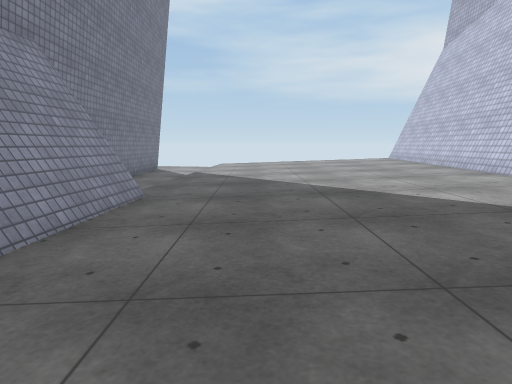
[1] (above)

17 first-person views from a walk through a scene from a Unity 3-D project. The camera is 1.2 m above the floor, tilts 8° down and sees 75° across. The floor is counted in squares, 1 m on a side. Each view is taken from the middle of a square. On the plan, view 1 faces up. The plan holds only what a view shows up to about 14 squares ahead; the rest is blank. The place goes on beyond the plan. Surface patterns are stand-ins for the level's own textures.

[2]
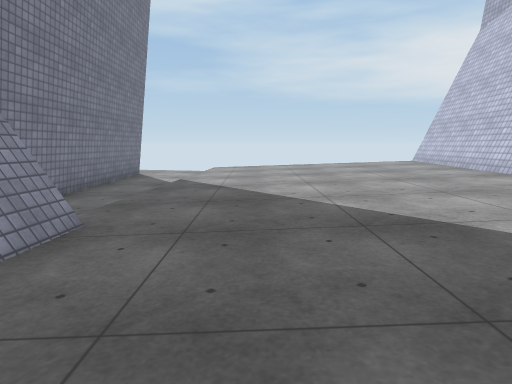

[3]
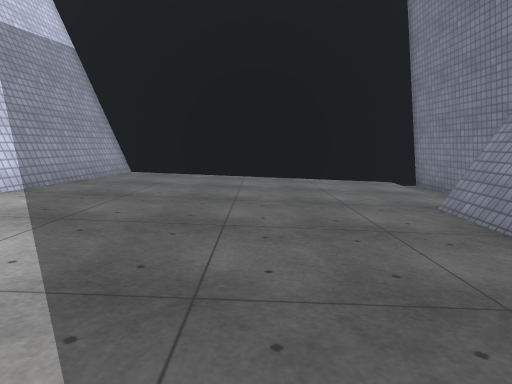

[4]
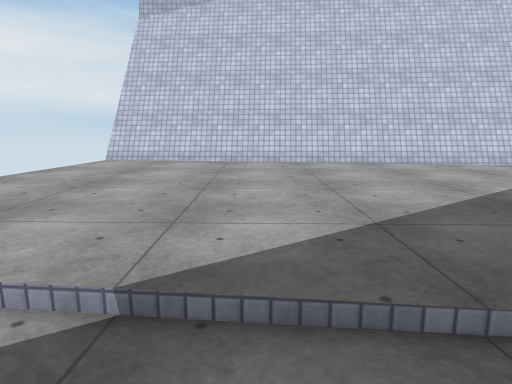

[5]
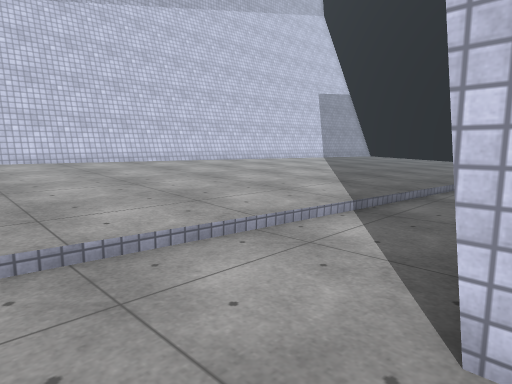

[6]
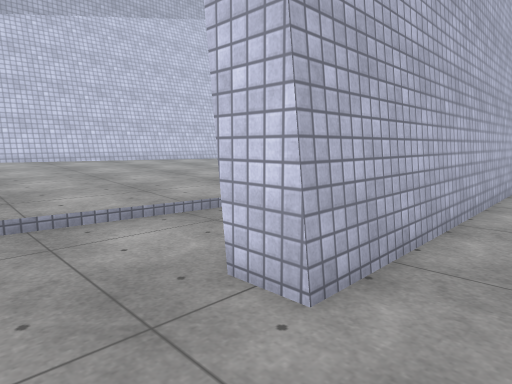

[7]
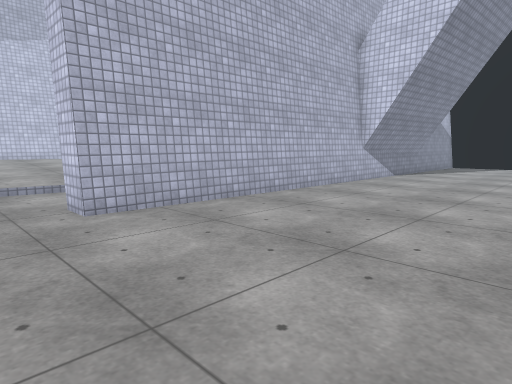

[8]
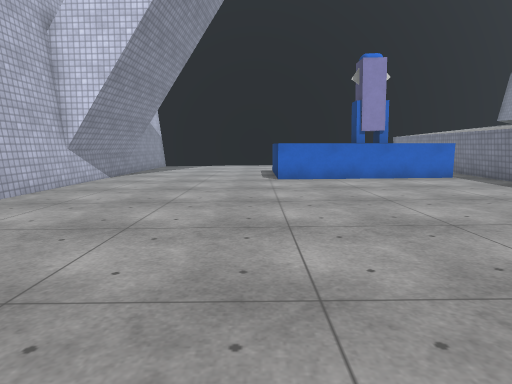

[9]
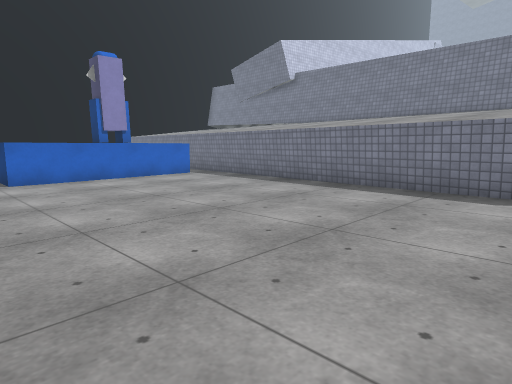

[10]
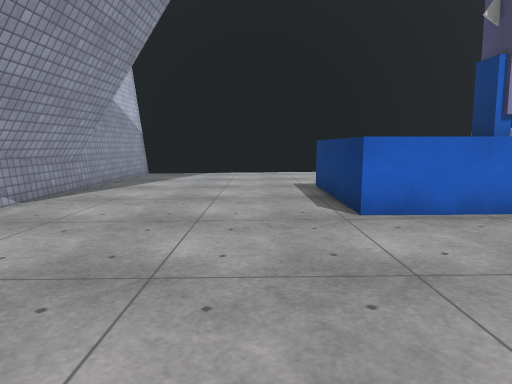

[11]
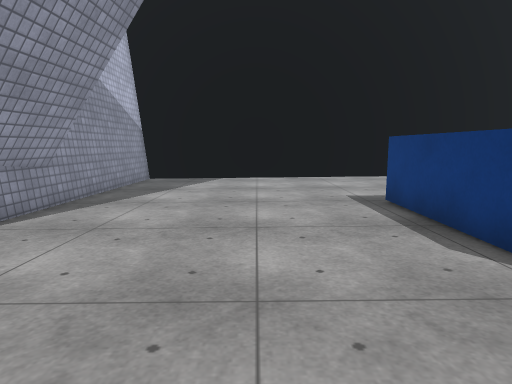

[12]
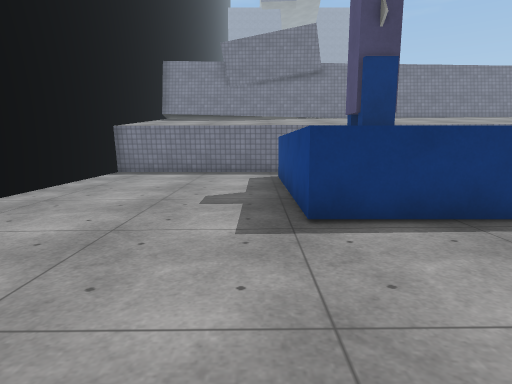

[13]
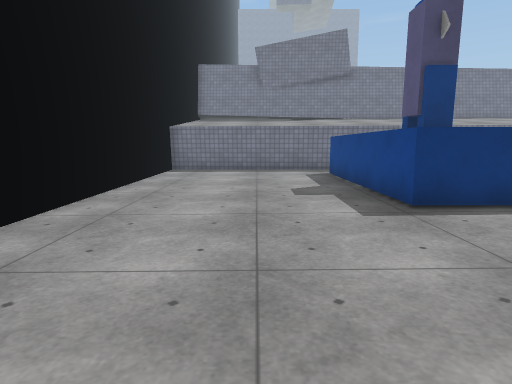

[14]
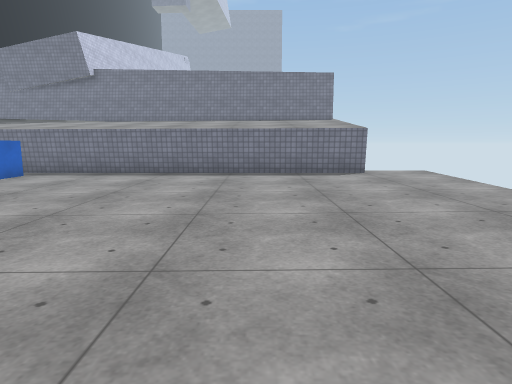

[15]
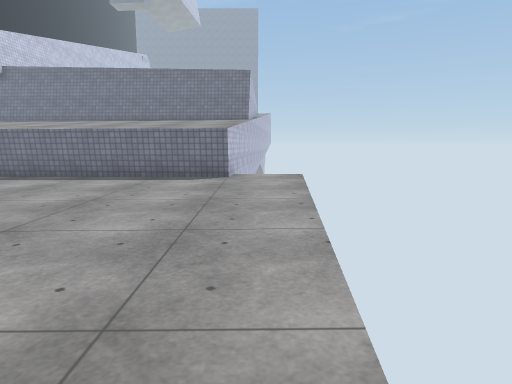

[16]
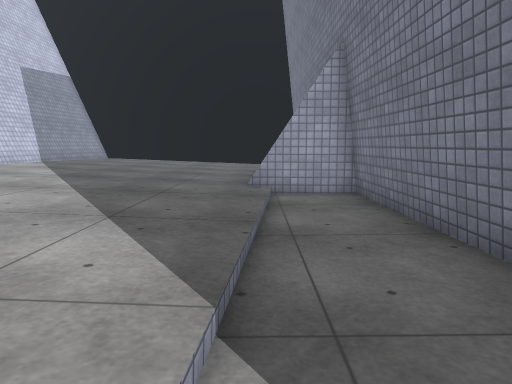

[17]
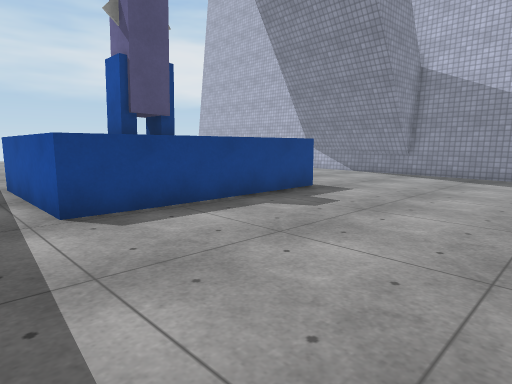

### Floor plan
Key: @ floor where view 1 was taken; # wall or solid block; . main floor; : floor 0.25 m higher than the main floor; - floor 0.25 m lower than the main floor; + floor 0.5 m higher than the main floor; / step, stairs or slope; = window, fence, low wall or low ledge; ^ raised ledge; v drop or lower ground; O other object.
Columns run from 23 left of view 1 to 8 right of it. Each row starts with its distance up from view 1.
 22   ......
 21   .............. .
 20 ^^^..............----/.::///=v #
 19 ^^^..............#---..::::::++#
 18 ^^^.............-#---..:::::::+#
 17 ^^^............--#---...::::::+#
 16 ^^^...........---#---...::::::+#
 15 ^^^..........----#--/...::::::+#
 14 ^^^.........-----#--/...::::::+#
 13 ^^^........------#--/...:::::::#
 12 ^^^.......-------#--/...:::::::#
 11 ^^^......--------#--/....::::::#
 10 ^^.......--------#--/....:::::=#
  9 ^^......---------#--.....:::::##
  8 ^^.....---------#####....:::::##
  7  ^.^^^^^^^------####=....:::::#
  6  ^.^     ^------####=.....::::#
  5 ^^.^OO^  ^------####=.....::::#
  4 ^^.^     ^------####=.....::::#
  3 ^^-^^^^^^^------####=.....::::#
  2 ^^---------------# /......::::#
  1 ^^---------------# /......::::#
  0 ^----------------#-/...@...:::#
 -1 ^----------------#---......:::#
 -2 ^----------------#---......:::#
 -3 ^----------------#---......:::#
 -4 ^##############################

Positions as (right, up) in squares from view 1, and headings:
1: (0, 0), facing up
2: (0, 3), facing up
3: (1, 10), facing down
4: (-5, 14), facing right
5: (-6, 21), facing down-right
6: (-8, 21), facing down-right
7: (-13, 21), facing down-right
8: (-13, 20), facing down
9: (-12, 20), facing down-left
10: (-12, 13), facing down
11: (-11, 10), facing down
12: (-9, 2), facing left
13: (-8, 0), facing left
14: (-8, 16), facing left
15: (-9, 21), facing left
16: (-3, 17), facing down
17: (-22, -3), facing up-right
